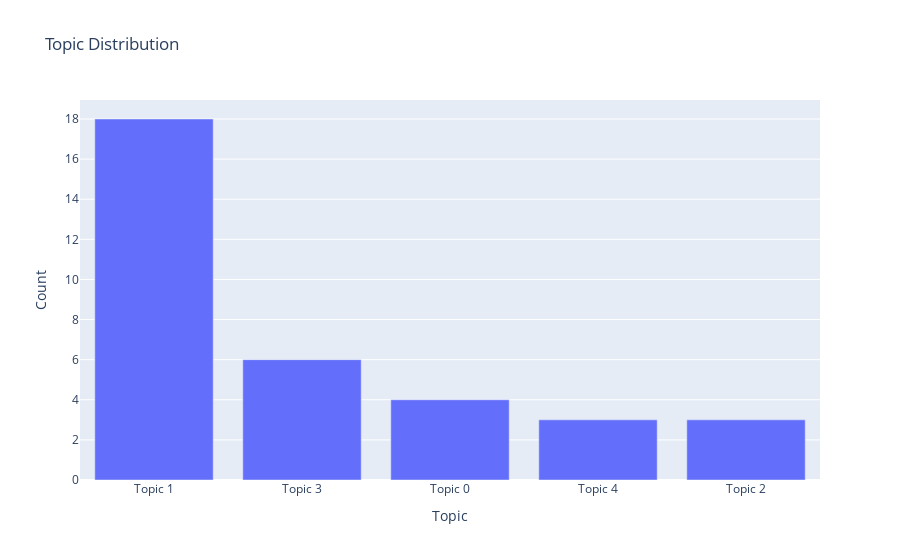

Notebook source saved alongside this figure:
### Markdown cell above
### let’s perform Topic Modelling

### Code cell
# Topic Modeling
vectorizer = CountVectorizer(max_df=0.95, min_df=2, max_features=1000, stop_words='english')
tf = vectorizer.fit_transform(data['Article'])
lda_model = LatentDirichletAllocation(n_components=5, random_state=42)
lda_topic_matrix = lda_model.fit_transform(tf)

# Assign Dominant Topic to each article
topic_names = ["Topic " + str(i) for i in range(lda_model.n_components)]
data['Dominant_Topic'] = [topic_names[i] for i in lda_topic_matrix.argmax(axis=1)]

# Create a DataFrame for topic counts
topic_counts = data['Dominant_Topic'].value_counts().reset_index()
topic_counts.columns = ['Topic', 'Count']

# Visualize topics
fig = px.bar(topic_counts, x='Topic', y='Count', title='Topic Distribution')
fig.show()

### Figure 1 — Plotly figure (JSON) as saved in the notebook; plotly's stock layout.template omitted (floating-point values rounded to 4 significant figures)
{"data": [{"alignmentgroup": "True", "hovertemplate": "Topic=%{x}<br>Count=%{y}<extra></extra>", "legendgroup": "", "marker": {"color": "#636efa", "pattern": {"shape": ""}}, "name": "", "offsetgroup": "", "orientation": "v", "showlegend": false, "textposition": "auto", "type": "bar", "x": ["Topic 1", "Topic 3", "Topic 0", "Topic 4", "Topic 2"], "xaxis": "x", "y": [18, 6, 4, 3, 3], "yaxis": "y"}], "layout": {"barmode": "relative", "legend": {"tracegroupgap": 0}, "title": {"text": "Topic Distribution"}, "xaxis": {"anchor": "y", "domain": [0, 1], "title": {"text": "Topic"}}, "yaxis": {"anchor": "x", "domain": [0, 1], "title": {"text": "Count"}}}}
